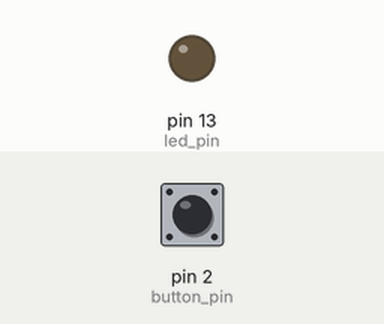
Simulated run of this sketch. Board: Arduino Uno, built with avr-gcc and run on an emulated ATmega328P. Parts: output pins drawn as LEDs (lit = HIGH). The inputs (shaded band) are chosen by the test bench; at power-on: pin 2 (button_pin) HIGH.

Above: at 1.2 s.
1.3 s: pin 2 (button_pin) pulled LOW for 0.15 s
At 2.5 s:
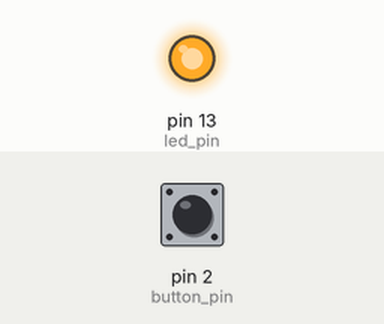
2.9 s: pin 2 (button_pin) pulled LOW for 1 s
At 3.8 s:
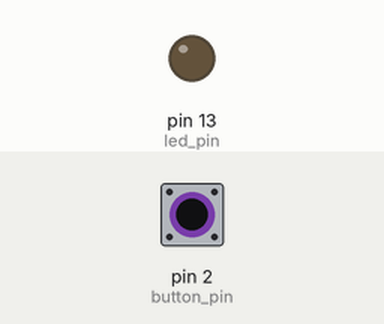
5.4 s: pin 2 (button_pin) pulled LOW for 3.2 s
At 5.7 s:
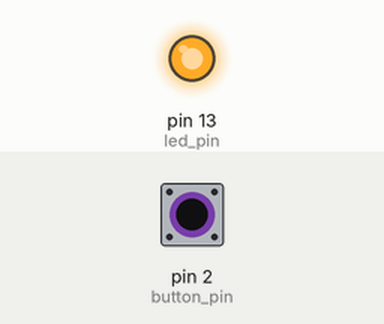
Timing chart, 0 to 8.4 s (numbered marks = the images above; inputs shaded):
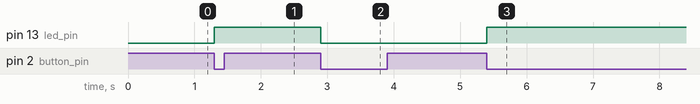

The sketch:

lab2_task1_copy_20251030231751.ino
```cpp
#include <avr/io.h>
#include <util/delay.h>

#define button_pin PD2  // Pin 2
#define led_pin PB5     // Onboard LED pin 13

void setup() {
    // Configure button as input with internal pull-up
    DDRD &= ~(1 << button_pin);  // Input
    PORTD |= (1 << button_pin);  // enabling internal pull-up

    // configuring LED as output
    DDRB |= (1 << led_pin); // setting pin 13
}

void loop() {
    static uint8_t lastButtonState = 1;  // HIGH initially
    static uint8_t ledState = 0;         // LED off initially

    // if hifg state is 1 otherwise 0
    uint8_t currentButtonState = (PIND & (1 << button_pin)) ? 1 : 0;

    // checking if button has been pressed
    if (lastButtonState == 1 && currentButtonState == 0) {
        ledState ^= 1;  // Toggle LED state

        // updating led state
        if (ledState)
            PORTB |= (1 << led_pin);   // LED ON
        else
            PORTB &= ~(1 << led_pin);  // LED OFF
    }

    lastButtonState = currentButtonState;

    _delay_ms(50);  //debounce so it would ignore walse triggers
}
```

Measured:
- after the input at 1.3 s, pin 13 (led_pin): LOW → HIGH at once
- after the input at 2.9 s, pin 13 (led_pin): HIGH → LOW at once
- after the input at 5.4 s, pin 13 (led_pin): LOW → HIGH at once
